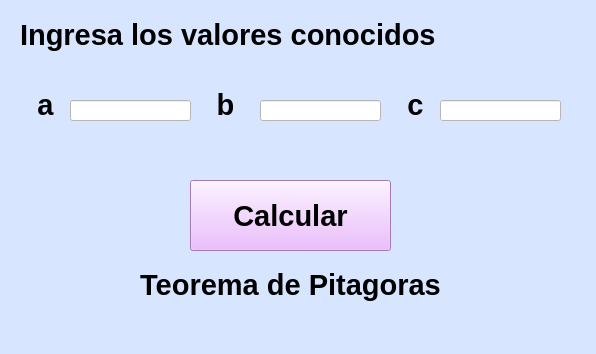
<?xml version="1.0" encoding="UTF-8"?>
<ui version="4.0">
 <class>MainWindow</class>
 <widget class="QMainWindow" name="MainWindow">
  <property name="geometry">
   <rect>
    <x>0</x>
    <y>0</y>
    <width>596</width>
    <height>354</height>
   </rect>
  </property>
  <property name="windowTitle">
   <string>MainWindow</string>
  </property>
  <property name="styleSheet">
   <string notr="true">background-color: rgb(201, 244, 255);
background-color: rgb(216, 229, 255);</string>
  </property>
  <widget class="QWidget" name="centralwidget">
   <widget class="QLineEdit" name="txt_b">
    <property name="geometry">
     <rect>
      <x>260</x>
      <y>100</y>
      <width>121</width>
      <height>21</height>
     </rect>
    </property>
    <property name="font">
     <font>
      <pointsize>14</pointsize>
     </font>
    </property>
    <property name="styleSheet">
     <string notr="true">background-color: rgb(255, 255, 255);</string>
    </property>
   </widget>
   <widget class="QLineEdit" name="txt_c">
    <property name="geometry">
     <rect>
      <x>440</x>
      <y>100</y>
      <width>121</width>
      <height>21</height>
     </rect>
    </property>
    <property name="font">
     <font>
      <pointsize>14</pointsize>
     </font>
    </property>
    <property name="styleSheet">
     <string notr="true">background-color: rgb(255, 255, 255);</string>
    </property>
   </widget>
   <widget class="QLineEdit" name="txt_a">
    <property name="geometry">
     <rect>
      <x>70</x>
      <y>100</y>
      <width>121</width>
      <height>21</height>
     </rect>
    </property>
    <property name="font">
     <font>
      <pointsize>14</pointsize>
     </font>
    </property>
    <property name="styleSheet">
     <string notr="true">background-color: rgb(255, 255, 255);</string>
    </property>
    <property name="text">
     <string/>
    </property>
   </widget>
   <widget class="QLabel" name="label">
    <property name="geometry">
     <rect>
      <x>30</x>
      <y>80</y>
      <width>31</width>
      <height>51</height>
     </rect>
    </property>
    <property name="text">
     <string>&lt;html&gt;&lt;head/&gt;&lt;body&gt;&lt;p align=&quot;center&quot;&gt;&lt;span style=&quot; font-size:22pt; font-weight:600;&quot;&gt;a&lt;/span&gt;&lt;/p&gt;&lt;/body&gt;&lt;/html&gt;</string>
    </property>
   </widget>
   <widget class="QLabel" name="label_2">
    <property name="geometry">
     <rect>
      <x>210</x>
      <y>80</y>
      <width>31</width>
      <height>51</height>
     </rect>
    </property>
    <property name="text">
     <string>&lt;html&gt;&lt;head/&gt;&lt;body&gt;&lt;p align=&quot;center&quot;&gt;&lt;span style=&quot; font-size:22pt; font-weight:600;&quot;&gt;b&lt;/span&gt;&lt;/p&gt;&lt;/body&gt;&lt;/html&gt;</string>
    </property>
   </widget>
   <widget class="QLabel" name="label_3">
    <property name="geometry">
     <rect>
      <x>400</x>
      <y>80</y>
      <width>31</width>
      <height>51</height>
     </rect>
    </property>
    <property name="text">
     <string>&lt;html&gt;&lt;head/&gt;&lt;body&gt;&lt;p align=&quot;center&quot;&gt;&lt;span style=&quot; font-size:22pt; font-weight:600;&quot;&gt;c&lt;/span&gt;&lt;/p&gt;&lt;/body&gt;&lt;/html&gt;</string>
    </property>
   </widget>
   <widget class="QPushButton" name="btn_calcular">
    <property name="geometry">
     <rect>
      <x>190</x>
      <y>180</y>
      <width>201</width>
      <height>71</height>
     </rect>
    </property>
    <property name="font">
     <font>
      <pointsize>22</pointsize>
      <weight>75</weight>
      <bold>true</bold>
     </font>
    </property>
    <property name="styleSheet">
     <string notr="true">background-color: rgb(231, 170, 255);</string>
    </property>
    <property name="text">
     <string>Calcular</string>
    </property>
   </widget>
   <widget class="QLabel" name="label_7">
    <property name="geometry">
     <rect>
      <x>20</x>
      <y>10</y>
      <width>551</width>
      <height>51</height>
     </rect>
    </property>
    <property name="text">
     <string>&lt;html&gt;&lt;head/&gt;&lt;body&gt;&lt;p&gt;&lt;span style=&quot; font-size:22pt; font-weight:600;&quot;&gt;Ingresa los valores conocidos&lt;/span&gt;&lt;/p&gt;&lt;/body&gt;&lt;/html&gt;</string>
    </property>
   </widget>
   <widget class="QLabel" name="label_5">
    <property name="geometry">
     <rect>
      <x>80</x>
      <y>260</y>
      <width>421</width>
      <height>51</height>
     </rect>
    </property>
    <property name="text">
     <string>&lt;html&gt;&lt;head/&gt;&lt;body&gt;&lt;p align=&quot;center&quot;&gt;&lt;span style=&quot; font-size:22pt; font-weight:600;&quot;&gt;Teorema de Pitagoras&lt;/span&gt;&lt;/p&gt;&lt;/body&gt;&lt;/html&gt;</string>
    </property>
   </widget>
  </widget>
  <widget class="QMenuBar" name="menubar">
   <property name="geometry">
    <rect>
     <x>0</x>
     <y>0</y>
     <width>596</width>
     <height>21</height>
    </rect>
   </property>
  </widget>
  <widget class="QStatusBar" name="statusbar"/>
 </widget>
 <resources/>
 <connections/>
</ui>
